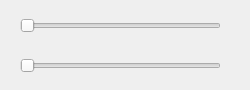
<?xml version="1.0" encoding="UTF-8"?>
<ui version="4.0">
 <class>volumeandbrightnesscontrolClass</class>
 <widget class="QMainWindow" name="volumeandbrightnesscontrolClass">
  <property name="enabled">
   <bool>true</bool>
  </property>
  <property name="geometry">
   <rect>
    <x>0</x>
    <y>0</y>
    <width>250</width>
    <height>90</height>
   </rect>
  </property>
  <property name="minimumSize">
   <size>
    <width>250</width>
    <height>0</height>
   </size>
  </property>
  <property name="maximumSize">
   <size>
    <width>250</width>
    <height>16777215</height>
   </size>
  </property>
  <property name="windowTitle">
   <string>volumeandbrightnesscontrol</string>
  </property>
  <widget class="QWidget" name="centralWidget">
   <property name="minimumSize">
    <size>
     <width>250</width>
     <height>90</height>
    </size>
   </property>
   <property name="maximumSize">
    <size>
     <width>250</width>
     <height>90</height>
    </size>
   </property>
   <widget class="QSlider" name="volume_control">
    <property name="geometry">
     <rect>
      <x>20</x>
      <y>10</y>
      <width>201</width>
      <height>31</height>
     </rect>
    </property>
    <property name="maximum">
     <number>100</number>
    </property>
    <property name="pageStep">
     <number>5</number>
    </property>
    <property name="orientation">
     <enum>Qt::Horizontal</enum>
    </property>
    <property name="invertedControls">
     <bool>false</bool>
    </property>
   </widget>
   <widget class="QSlider" name="brightness_control">
    <property name="geometry">
     <rect>
      <x>20</x>
      <y>50</y>
      <width>201</width>
      <height>31</height>
     </rect>
    </property>
    <property name="maximum">
     <number>100</number>
    </property>
    <property name="pageStep">
     <number>5</number>
    </property>
    <property name="orientation">
     <enum>Qt::Horizontal</enum>
    </property>
   </widget>
  </widget>
 </widget>
 <layoutdefault spacing="6" margin="11"/>
 <resources>
  <include location="volumeandbrightnesscontrol.qrc"/>
 </resources>
 <connections/>
</ui>
